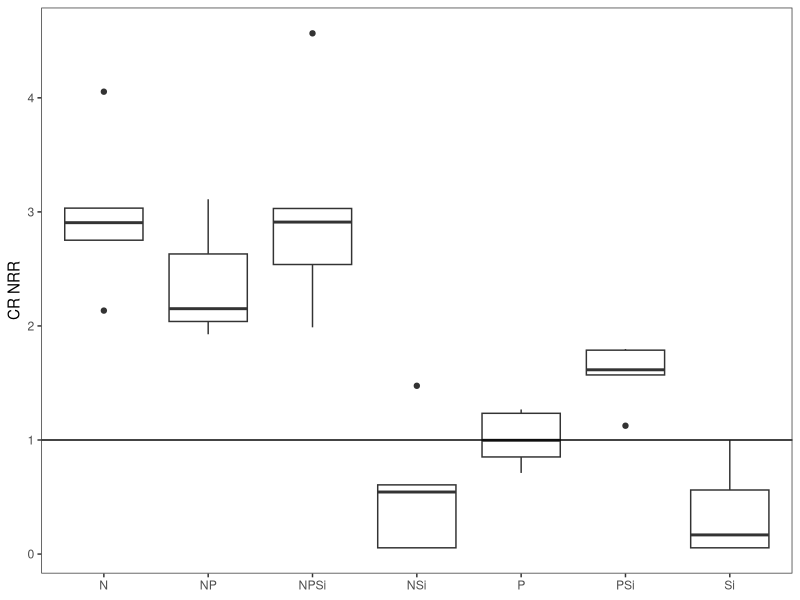
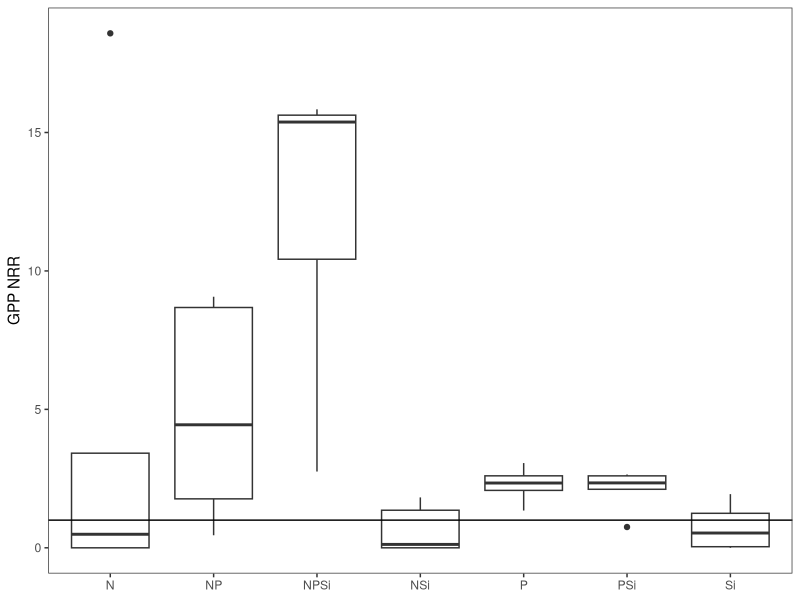
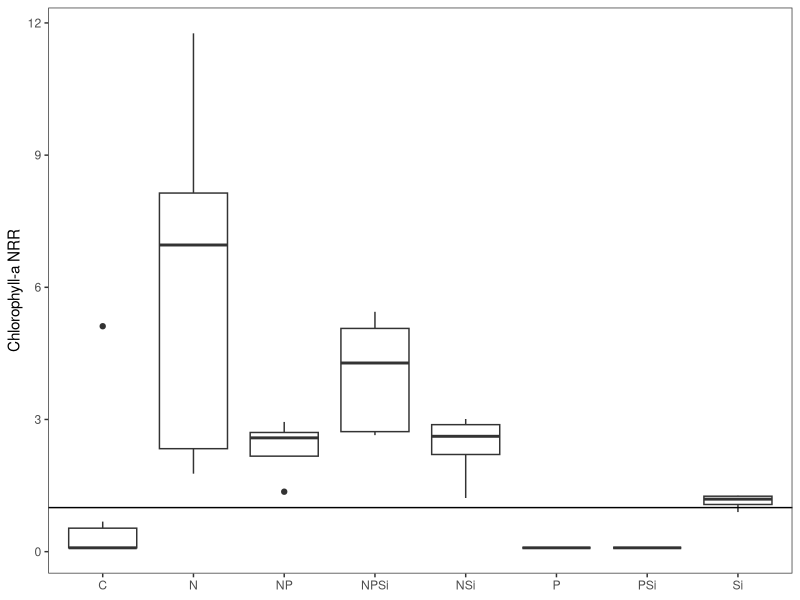
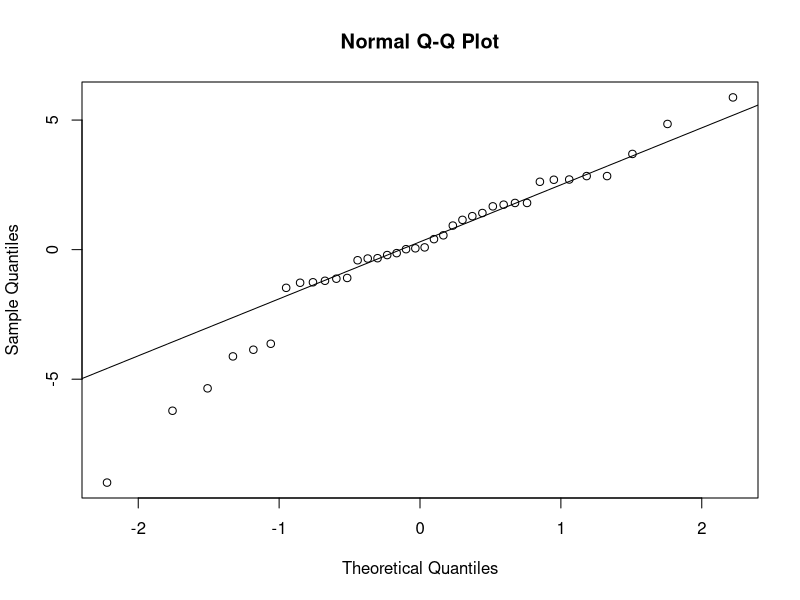
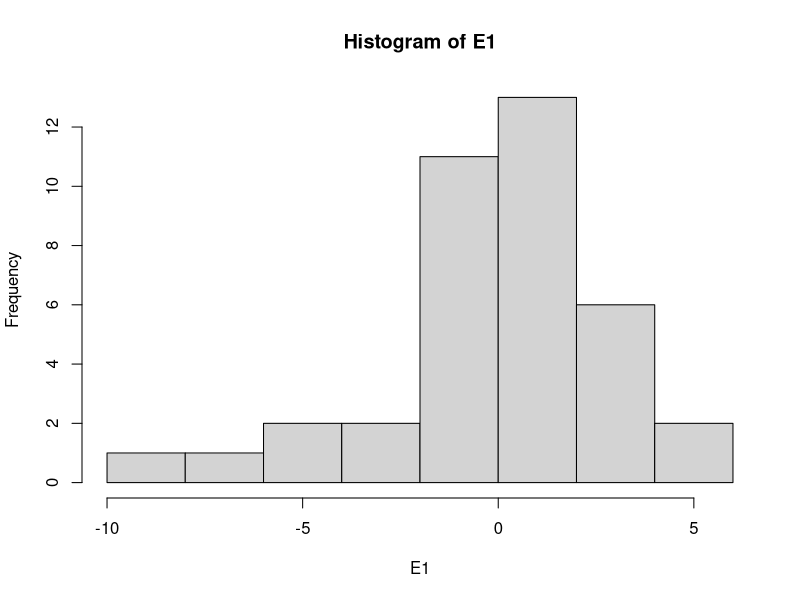
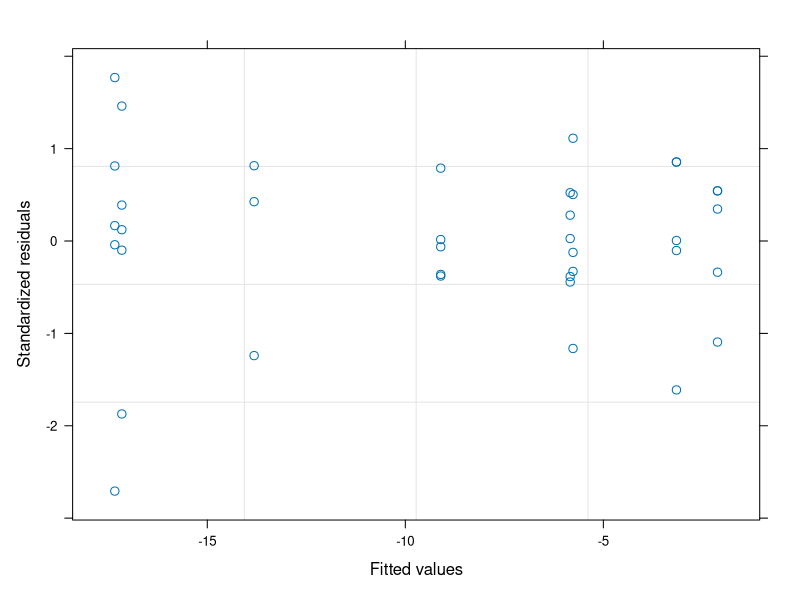

Here is the R script that generated these plots, in order: (Note: this script raises an error after producing the figures.)
#Author:  Clay Arango
#Creation date: 10-Feb-19
#Script to analyze NDS data from Summer 2018 WSB work with S. Roley and A. Alexiades

#packages
library(nlme)
library(nortest)
library(plyr)
library(dplyr)
library(multcomp)
library(MASS)
library(ggplot2)

#Load data
wenas_summer <- read.table(file="wen_summer.csv", header=T, sep=",")

#set variable
d = wenas_summer

#evaluate data to make sure factors are correct
names(d)
unique(d$nutrient) #control, N, NP, NPSi, NSi, P, PSi, Si
unique(d$N) #should be 0 and 1
unique(d$P) #should be 0 and 1
unique(d$Si) #should be 0 and 1
unique(d$top) #should be "sponge" and "glass"
#if need to change, use recode function below. 
d$top<-recode(d$top, "cellulose" ="sponge")
str(d)

#convert N and P vand Si alues (0 or 1 for absence or presence) to factors
d$N<-as.factor(d$N)
d$P<-as.factor(d$P)
d$Si<-as.factor(d$Si)
str(d)
d$chla.nrr<-NA

#subset data into gpp and cr response
d.cr = subset(d, top=="sponge", data=d)
d.gpp = subset(d, top=="glass", data=d)

#calculate nrr for cr
x<-ddply(d.cr, "nutrient", summarise, ave_cr = mean(cr.area, na.rm=T)) #changed to ddply b/c allows
#to specify by column name - I had a csv file with the relevant column in a different position.
x
d.cr$cr.nrr = d.cr$cr.area/-5.765783 #divide by control ave_cr

#calculate nrr for gpp and chla
x<- ddply(d.gpp, "nutrient", summarise, ave_gpp = mean(gpp.area, na.rm=T), ave_chla = mean(chla, na.rm=T)) 
x
d.gpp$gpp.nrr = d.gpp$gpp.area/0.6824351 #divide by control ave_gpp
d.gpp$chla.nrr = d.gpp$chla/0.18437257 #divide by control ave_chla

#combine files and export
d.nrr<-rbind(d.cr, d.gpp)
d.nrr$site_date<-"wenas_summer"
write.table(d.nrr, "wenas_summer_nrr.csv", sep=",", quote=F, row.names =F)

###############
#plots of NRR
##############
ggplot(data=subset(d.cr, !(nutrient=="C")), aes(x=nutrient, y=cr.nrr))+geom_boxplot()+theme_bw()+
  ylab("CR NRR")+geom_abline(slope = 0, intercept = 1)+
  theme(axis.title.x=element_blank(), panel.grid.minor=element_blank(), panel.grid.major=element_blank())
#inhibition of most N; limitation with Si; others neutral

ggplot(data=subset(d.gpp, !(nutrient=="C")), aes(x=nutrient, y=gpp.nrr))+geom_boxplot()+theme_bw()+
  ylab("GPP NRR")+geom_abline(slope = 0, intercept = 1)+
  theme(axis.title.x=element_blank(), panel.grid.minor=element_blank(), panel.grid.major=element_blank())
#limitation of most with P; others neutral. One point on N very high (NRR > 15 on C2)

ggplot(data=subset(d.gpp, !(nutrient=="control")), aes(x=nutrient, y=chla.nrr))+geom_boxplot()+theme_bw()+
  ylab("Chlorophyll-a NRR")+geom_abline(slope = 0, intercept = 1)+
  theme(axis.title.x=element_blank(), panel.grid.minor=element_blank(), panel.grid.major=element_blank())
#limitation for most N; inhibition of P. One N value very high (> 20). This is F5 - looks like chla was so high it was diluted.
#Also check one high Control value (G8).

##########
#NRR Summary Files
#########

GPP_sum<-ddply(d.gpp, "nutrient", summarise, ave_nrr.gpp=mean(gpp.nrr, na.rm=T), sd_nrr.gpp=sd(gpp.nrr, na.rm=T), 
               se_nrr.gpp =(sd(gpp.nrr)/sqrt(sum(!is.na(gpp.nrr)))), 
               ci95_nrr.gpp = (1.96*(sd(gpp.nrr)/sqrt(sum(!is.na(gpp.nrr))))),
               ave_nrr.chla=mean(chla.nrr, na.rm=T), sd_nrr.chla=sd(chla.nrr, na.rm=T), 
               se_nrr.chla =(sd(chla.nrr)/sqrt(sum(!is.na(chla.nrr)))), 
               ci95_nrr.chla = (1.96*(sd(chla.nrr)/sqrt(sum(!is.na(chla.nrr))))))
CR_sum<-ddply(d.cr, "nutrient", summarise, ave_nrr.cr=mean(cr.nrr, na.rm=T), sd_nrr.cr=sd(cr.nrr, na.rm=T), 
              se_nrr.cr =(sd(cr.nrr)/sqrt(sum(!is.na(cr.nrr)))), 
              ci95_nrr.cr = (1.96*(sd(cr.nrr)/sqrt(sum(!is.na(cr.nrr))))))

#now combine into one and export
d.sum<-merge(GPP_sum, CR_sum, by="nutrient")
d.sum$site_date<-"reec_summer"
write.table(d.sum, "reec_summer_summ.csv",  sep=",", quote=F, row.names =F)

############################################################
#analyze RESPIRATION data
############################################################

M1<-gls(cr.area~N*P*Si, data=d.cr, na.action=na.omit)
E1<-residuals(M1)
qqnorm(E1)
qqline(E1)
ad.test(E1)
   #residuals are normally distributed, p=0.20289
hist(E1)  
plot(M1)
   
plot(filter(d.cr, !is.na(cr.area)) %>% dplyr::select(nutrient), 
     E1, xlab="nutrient", ylab="Residuals")
bartlett.test(cr.area~nutrient, data=d.cr)
   #variance test not OK, we'll probably need to mess with this one

anova(M1)
  
x <- group_by(d.cr, nutrient) %>%  # Grouping function causes subsequent functions to aggregate by season and reach
  summarize(cr.mean = abs(mean(cr.area, na.rm = TRUE)), # na.rm = TRUE to remove missing values
            cr.sd=abs(sd(cr.area, na.rm = TRUE)),  # na.rm = TRUE to remove missing values
            n = sum(!is.na(cr.area)), # of observations, excluding NAs. 
            cr.se=cr.sd/sqrt(n))

ggplot(data=x, aes(x=nutrient, y=cr.mean)) + 
  geom_bar(stat="identity", position=position_dodge(), color = "black") + 
  geom_errorbar(aes(ymin=cr.mean, ymax=cr.mean+cr.se), width=0.2, 
                position=position_dodge(0.9)) + 
  xlab("Nutrient") +
  ylab(expression(Respiration~(ug~O[2]~m^{-2}~h^{-1}))) +
  ylim(0,20) +
  labs(fill="Light") +
  theme_bw() +
  theme(panel.grid.major=element_blank(),
        panel.grid.minor=element_blank(),
        legend.title=element_text(size=6),
        legend.key=element_blank(), 
        legend.position=c(0.5,0.95), 
        legend.text=element_text(size=8), 
        legend.background=element_blank(), 
        legend.direction="horizontal", 
        legend.key.size=unit(0.3, "cm"), 
        axis.title.y=element_text(size=8), 
        axis.title.x=element_text(size=8), 
        axis.text.x=element_text(size=8))

#ggsave('output/figures/Ring_summer.tiff',
#       units="in",
#       width=3.25,
#       height=3.25,
#       dpi=1200,
#       compression="lzw")

############################################################
#analyze the PRODUCTION data
############################################################

M1<-gls(gpp.area~N*P*Si, data=d.gpp, na.action=na.omit) 
E1<-residuals(M1)
qqnorm(E1)
qqline(E1)
ad.test(E1)
   #residuals are OK

hist(E1, xlab="residuals", main="")
plot(M1)

plot(filter(d.gpp, !is.na(gpp.area)) %>% dplyr::select(nutrient), 
     E1, xlab="nutrient", ylab="Residuals")
bartlett.test(gpp.area~nutrient, data=d.gpp)
   #ok

anova(M1)
  
x <- group_by(d.gpp, nutrient) %>%  # Grouping function causes subsequent functions to aggregate by season and reach
  summarize(gpp.mean = abs(mean(gpp.area, na.rm = TRUE)), # na.rm = TRUE to remove missing values
            gpp.sd=abs(sd(gpp.area, na.rm = TRUE)),  # na.rm = TRUE to remove missing values
            n = sum(!is.na(gpp.area)), # of observations, excluding NAs. 
            gpp.se=gpp.sd/sqrt(n))

ggplot(data=x, aes(x=nutrient, y=gpp.mean)) + 
  geom_bar(stat="identity", position=position_dodge(), color = "black") + 
  geom_errorbar(aes(ymin=gpp.mean, ymax=gpp.mean+gpp.se), width=0.2, 
                position=position_dodge(0.9)) + 
  xlab("Nutrient") +
  ylab(expression(Production~(ug~O[2]~m^{-2}~h^{-1}))) +
  labs(fill="Light") +
  theme_bw() +
  theme(panel.grid.major=element_blank(),
        panel.grid.minor=element_blank(), 
        legend.title=element_text(size=6), 
        legend.key=element_blank(),  
        legend.position=c(0.5,0.95),  
        legend.text=element_text(size=8),  
        legend.background=element_blank(),  
        legend.direction="horizontal",  
        legend.key.size=unit(0.3, "cm"),  
        axis.title.y=element_text(size=8),  
        axis.title.x=element_text(size=8),  
        axis.text.x=element_text(size=8))

#ggsave('output/figures/gppByNutrient.tiff',
#       units="in",
#       width=3.25,
#       height=3.25,
#       dpi=1200,
#       compression="lzw")


#BELOW HERE IS NOT EDITED





############################################################
#analyze the CHL-A biomass on disks

M1<-gls(chla~N*P*light, data=roza_sum.chla, na.action=na.omit)
E1<-residuals(M1)
qqnorm(E1)
qqline(E1)
ad.test(E1)
  #residuals look bad (p=0.001)
hist(E1)
plot(M1)

vf1 = varIdent(form = ~ 1|N*P)
vf2 = varIdent(form = ~ 1|light)
vf3 = varIdent(form = ~ 1|N*P*light)
vf4 = varPower(form = ~ fitted(.)) 
vf5 = varExp(form = ~ fitted(.))
vf6 = varConstPower(form = ~ fitted(.))
vf7 = varExp(form = ~ fitted(.)|nutrient)

M2<-gls(chla~N*P*light, data=roza_sum.chla, na.action=na.omit, weights=vf1)
M3<-gls(chla~N*P*light, data=roza_sum.chla, na.action=na.omit, weights=vf2)
M4<-gls(chla~N*P*light, data=roza_sum.chla, na.action=na.omit, weights=vf3)
M5<-gls(chla~N*P*light, data=roza_sum.chla, na.action=na.omit, weights=vf4)
M6<-gls(chla~N*P*light, data=roza_sum.chla, na.action=na.omit, weights=vf5)
M7<-gls(chla~N*P*light, data=roza_sum.chla, na.action=na.omit, weights=vf6)
M8<-gls(chla~N*P*light, data=roza_sum.chla, na.action=na.omit, weights=vf7)

anova(M1,M2,M3,M4,M5,M6,M7,M8)

#M3 is best on AIC

E3<-residuals(M3)
qqnorm(E3)
qqline(E3)
ad.test(E3)
#residuals are not normal (p=0.001)
hist(E3, xlab="residuals", main="")
plot(M3)
  #hist and plot look good

plot(filter(roza_sum.chla, !is.na(chla)) %>% dplyr::select(light), 
     E3, xlab="light", ylab="Residuals")
bartlett.test(chla~light, data=roza_sum.chla)

plot(filter(roza_sum.chla, !is.na(chla)) %>% dplyr::select(nutrient), 
     E3, xlab="nutrient", ylab="Residuals")
bartlett.test(chla~nutrient, data=roza_sum.chla)

anova(M3)

#light is significant and N and P separately interact with light

x<-roza_sum.chla[complete.cases(roza_sum.chla$chla),]

with(x, 
     interaction.plot(nutrient,light,chla, 
                      ylim=c(0,1.5),lty=c(1,12),lwd=2,ylab="Chlorophyll a", 
                      xlab="Nutrient", trace.label="Light"))

x <- group_by(roza_sum.chla, nutrient, light) %>%  # Grouping function causes subsequent functions to aggregate by season and reach
  summarize(chla.mean = mean(chla, na.rm = TRUE), # na.rm = TRUE to remove missing values
            chla.sd=sd(chla, na.rm = TRUE),  # na.rm = TRUE to remove missing values
            n = sum(!is.na(chla)), # of observations, excluding NAs. 
            chla.se=chla.sd/sqrt(n))

ggplot(data=x, 
       aes(x=nutrient, y=chla.mean, fill=light)) + 
  geom_bar(stat="identity", position=position_dodge(), color = "black") + 
  geom_errorbar(aes(ymin=chla.mean, ymax=chla.mean+chla.se), width=0.2, 
                position=position_dodge(0.9)) + 
  scale_fill_manual(values=c("white","black")) +
  xlab("Nutrient") +
  ylab(expression(Chlorophyll~a~(ug~cm^{-2}))) +
  ylim(0,1.7) +
  labs(fill="Light") +
  theme_bw() +
  theme(panel.grid.major=element_blank(), 
        panel.grid.minor=element_blank(), 
        legend.title=element_text(size=6), 
        legend.key=element_blank(), 
        legend.position=c(0.5,0.95), 
        legend.text=element_text(size=8), 
        legend.background=element_blank(), 
        legend.direction="horizontal", 
        legend.key.size=unit(0.3, "cm"), 
        axis.title.y=element_text(size=8), 
        axis.title.x=element_text(size=8), 
        axis.text.x=element_text(size=8))

ggsave('output/figures/chlaByNutrientLight.tiff',
       units="in",
       width=3.25,
       height=3.25,
       dpi=1200,
       compression="lzw")



############################################################
############################################################
#calculate nrr mean and standard error
x1 <- group_by(roza_sum, nutrient, light) %>%  # Grouping function causes subsequent functions to aggregate by season and reach
  summarize(chla.nrr.mean = mean(chla.nrr, na.rm = TRUE), # na.rm = TRUE to remove missing values
            chla.nrr.sd=sd(chla.nrr, na.rm = TRUE),  # na.rm = TRUE to remove missing values
            chla.n = sum(!is.na(chla.nrr)), # of observations, excluding NAs. 
            chla.nrr.se=chla.nrr.sd/sqrt(chla.n))


x2 <- group_by(roza_sum, nutrient, light) %>%  # Grouping function causes subsequent functions to aggregate by season and reach
  summarize(gpp.nrr.mean = mean(gpp.nrr, na.rm = TRUE), # na.rm = TRUE to remove missing values
            gpp.nrr.sd=sd(gpp.nrr, na.rm = TRUE),  # na.rm = TRUE to remove missing values
            gpp.n = sum(!is.na(gpp.nrr)), # of observations, excluding NAs. 
            gpp.nrr.se=gpp.nrr.sd/sqrt(gpp.n))

x3 <- group_by(roza_sum, nutrient, light) %>%  # Grouping function causes subsequent functions to aggregate by season and reach
  summarize(cr.nrr.mean = mean(cr.nrr, na.rm = TRUE), # na.rm = TRUE to remove missing values
            cr.nrr.sd=sd(cr.nrr, na.rm = TRUE),  # na.rm = TRUE to remove missing values
            cr.n = sum(!is.na(cr.nrr)), # of observations, excluding NAs. 
            cr.nrr.se=cr.nrr.sd/sqrt(cr.n))

roza_sum.nrr<-cbind(x1,x2,x3)
roza_sum.nrr <- roza_sum.nrr[, !duplicated(colnames(roza_sum.nrr))]
write.csv(roza_sum.nrr, "roza_sum.nrr.csv")
